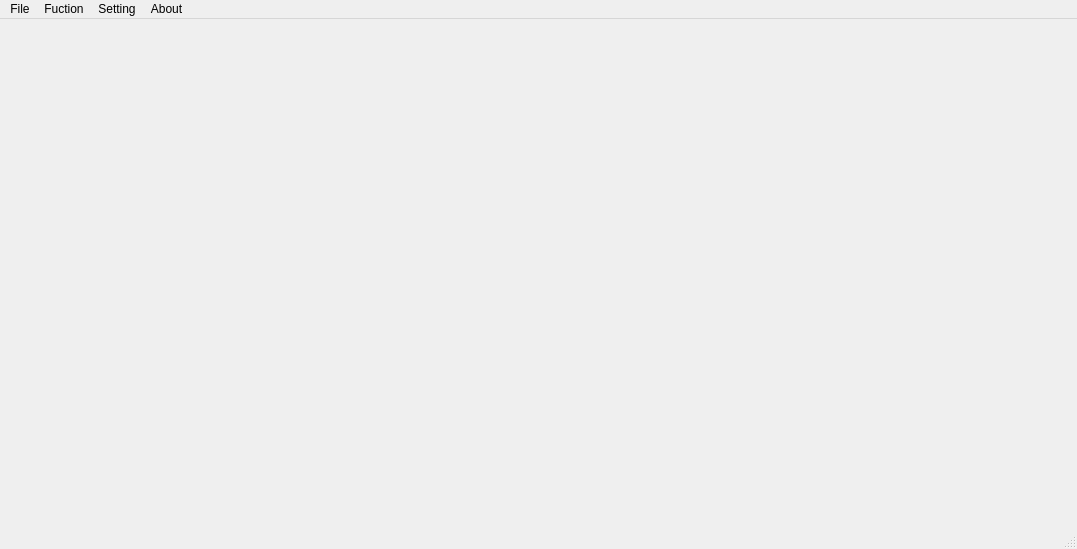
<?xml version="1.0" encoding="UTF-8"?>
<ui version="4.0">
 <class>MainWindow</class>
 <widget class="QMainWindow" name="MainWindow">
  <property name="geometry">
   <rect>
    <x>0</x>
    <y>0</y>
    <width>1077</width>
    <height>549</height>
   </rect>
  </property>
  <property name="windowTitle">
   <string>MainWindow</string>
  </property>
  <widget class="QWidget" name="centralwidget">
   <layout class="QGridLayout" name="gridLayout"/>
  </widget>
  <widget class="QMenuBar" name="menubar">
   <property name="geometry">
    <rect>
     <x>0</x>
     <y>0</y>
     <width>1077</width>
     <height>23</height>
    </rect>
   </property>
   <widget class="QMenu" name="menuFile">
    <property name="title">
     <string>File</string>
    </property>
    <addaction name="actionOpen_A_Picture"/>
    <addaction name="actionOpenCamera"/>
    <addaction name="actionOpen_A_Video"/>
    <addaction name="separator"/>
   </widget>
   <widget class="QMenu" name="menuFuction">
    <property name="title">
     <string>Fuction</string>
    </property>
    <addaction name="actionnormal"/>
    <addaction name="actionexample"/>
    <addaction name="actionncnn_yolact"/>
   </widget>
   <widget class="QMenu" name="menuSetting">
    <property name="title">
     <string>Setting</string>
    </property>
   </widget>
   <widget class="QMenu" name="menuAbout">
    <property name="title">
     <string>About</string>
    </property>
   </widget>
   <addaction name="menuFile"/>
   <addaction name="menuFuction"/>
   <addaction name="menuSetting"/>
   <addaction name="menuAbout"/>
  </widget>
  <widget class="QStatusBar" name="statusbar"/>
  <action name="actionOpenCamera">
   <property name="text">
    <string>OpenCamera</string>
   </property>
  </action>
  <action name="actionOpen_A_Picture">
   <property name="text">
    <string>Open A Picture</string>
   </property>
  </action>
  <action name="actionOpen_A_Video">
   <property name="text">
    <string>Open A Video</string>
   </property>
  </action>
  <action name="actionexample">
   <property name="text">
    <string>cartoon</string>
   </property>
  </action>
  <action name="actionnormal">
   <property name="text">
    <string>normal</string>
   </property>
  </action>
  <action name="actionshowCtrlBar">
   <property name="text">
    <string>showCtrlBar</string>
   </property>
  </action>
  <action name="actionncnn_yolact">
   <property name="text">
    <string>ncnn_yolact</string>
   </property>
  </action>
 </widget>
 <resources/>
 <connections/>
</ui>
